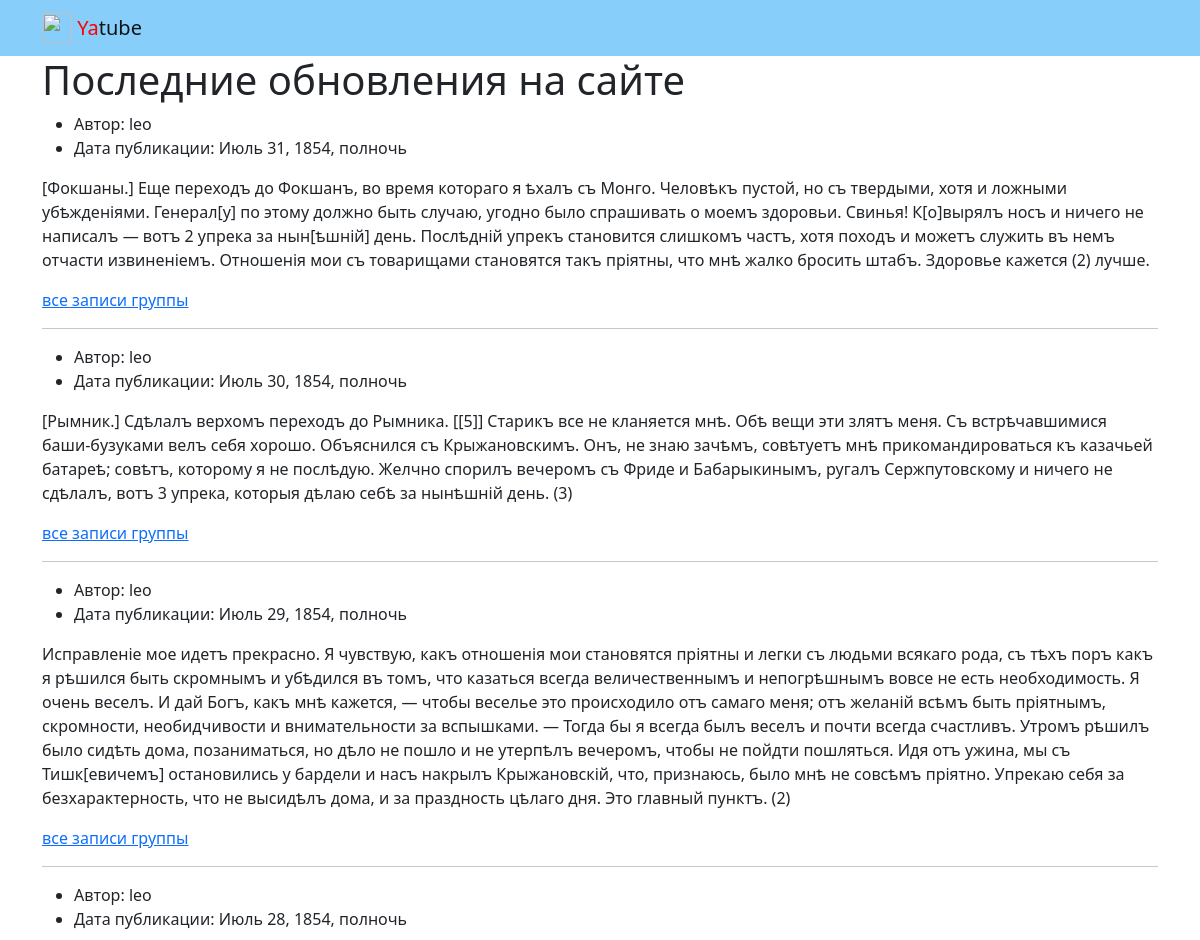
Before: / (upper part) with the older database file.
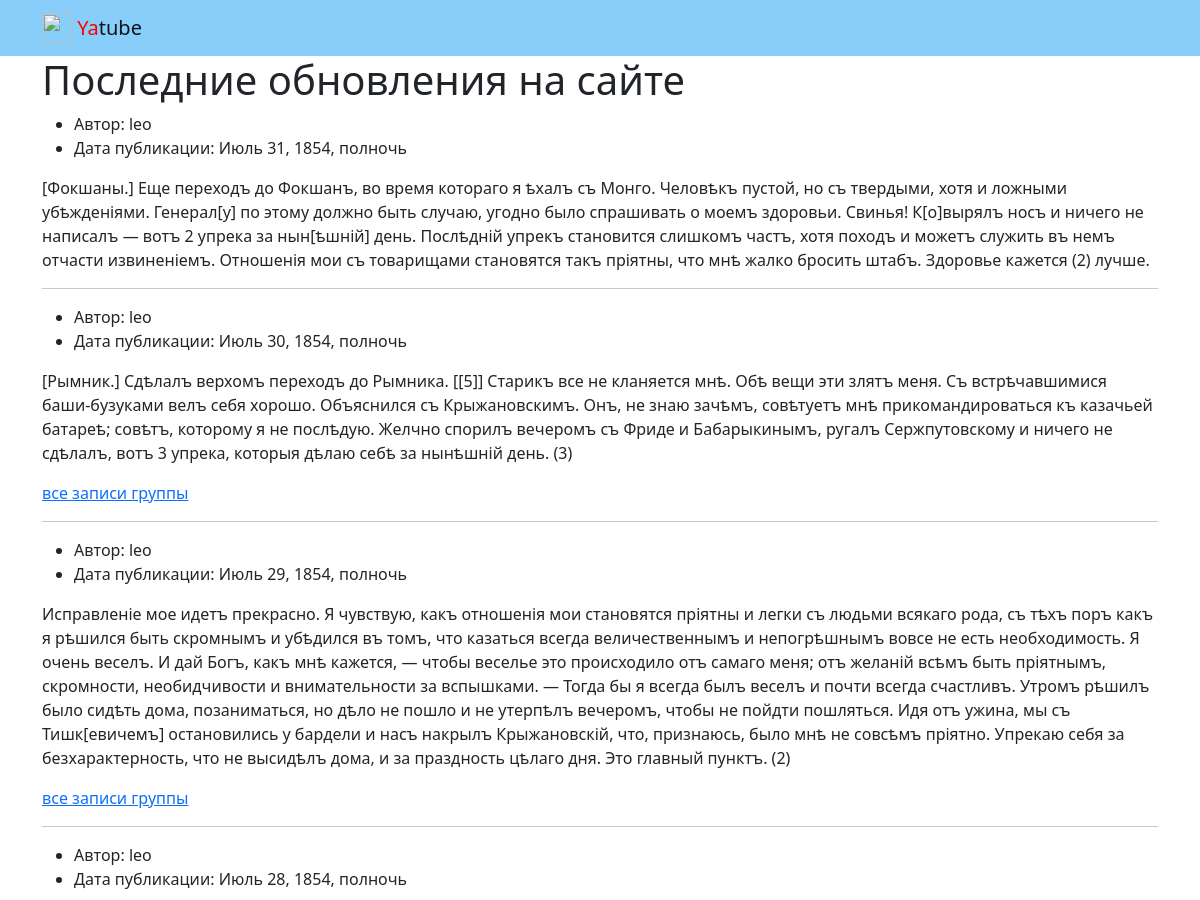
After: the same page with the newer database file.
### posts/models.py (models this page shows)
class Post(models.Model):
    text = models.TextField()
    pub_date = models.DateTimeField(auto_now_add=True)
    author = models.ForeignKey(
        User,
        on_delete=models.CASCADE,
        related_name='posts'
    )
    group = models.ForeignKey(
        Group,
        on_delete=models.SET_NULL,
        blank=True, null=True,
        related_name='posts'
    )

### posts/views.py (the view)
# urls.py: path('', index, name='index'),
def index(request):
    posts = Post.objects.order_by('-pub_date')[:10]
    context = {
        'posts': posts
    }
    return render(request, 'posts/index.html', context)

### templates/posts/index.html (shortened to what this page needs)
{% extends 'base.html'%}
{% block content %}
<h1>Последние обновления на сайте</h1>
{% for post in posts %}
<article>
    <ul>
        <li>
            Автор: {{ post.author }}
        </li>
        <li>
            Дата публикации: {{ post.pub_date }}
        </li>
    </ul>
    <p>
        {{post.text}}
    </p>
    {% if post.group %}
    <a href="{% url 'posts:group_list' post.group.slug %}">все записи группы</a>
    {% endif %}
</article>
{% if not forloop.last %}
<hr>
{% endif %}
{% endfor %}
{% endblock %}

Changed rows visible on the page:
changed Post "Июль 31, 1854, полночь": no longer shows "все записи группы"
